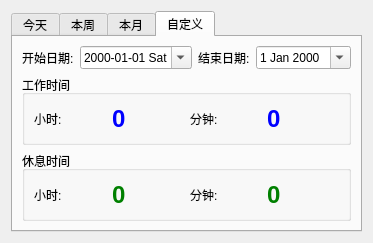
<?xml version="1.0" encoding="UTF-8"?>
<ui version="4.0">
 <class>StatisticsDialog</class>
 <widget class="QDialog" name="StatisticsDialog">
  <property name="geometry">
   <rect>
    <x>0</x>
    <y>0</y>
    <width>355</width>
    <height>222</height>
   </rect>
  </property>
  <property name="windowTitle">
   <string>统计 - Look Away Pro</string>
  </property>
  <layout class="QVBoxLayout" name="verticalLayout">
   <item>
    <widget class="QTabWidget" name="tabWidget">
     <property name="currentIndex">
      <number>3</number>
     </property>
     <widget class="QWidget" name="todayTab">
      <attribute name="title">
       <string>今天</string>
      </attribute>
      <layout class="QVBoxLayout" name="todayTabLayout">
       <item>
        <widget class="QGroupBox" name="workTimeGroup">
         <property name="title">
          <string>工作时间</string>
         </property>
         <layout class="QHBoxLayout" name="horizontalLayout">
          <item>
           <widget class="QLabel" name="label">
            <property name="text">
             <string>小时:</string>
            </property>
           </widget>
          </item>
          <item>
           <widget class="QLabel" name="workHoursLabel">
            <property name="styleSheet">
             <string>QLabel { font-size: 24px; font-weight: bold; color: blue; }</string>
            </property>
            <property name="text">
             <string>0</string>
            </property>
           </widget>
          </item>
          <item>
           <widget class="QLabel" name="label_2">
            <property name="text">
             <string>分钟:</string>
            </property>
           </widget>
          </item>
          <item>
           <widget class="QLabel" name="workMinutesLabel">
            <property name="styleSheet">
             <string>QLabel { font-size: 24px; font-weight: bold; color: blue; }</string>
            </property>
            <property name="text">
             <string>0</string>
            </property>
           </widget>
          </item>
         </layout>
        </widget>
       </item>
       <item>
        <widget class="QGroupBox" name="breakTimeGroup">
         <property name="title">
          <string>休息时间</string>
         </property>
         <layout class="QHBoxLayout" name="horizontalLayout_2">
          <item>
           <widget class="QLabel" name="label_3">
            <property name="text">
             <string>小时:</string>
            </property>
           </widget>
          </item>
          <item>
           <widget class="QLabel" name="breakHoursLabel">
            <property name="styleSheet">
             <string>QLabel { font-size: 24px; font-weight: bold; color: green; }</string>
            </property>
            <property name="text">
             <string>0</string>
            </property>
           </widget>
          </item>
          <item>
           <widget class="QLabel" name="label_4">
            <property name="text">
             <string>分钟:</string>
            </property>
           </widget>
          </item>
          <item>
           <widget class="QLabel" name="breakMinutesLabel">
            <property name="styleSheet">
             <string>QLabel { font-size: 24px; font-weight: bold; color: green; }</string>
            </property>
            <property name="text">
             <string>0</string>
            </property>
           </widget>
          </item>
         </layout>
        </widget>
       </item>
      </layout>
     </widget>
     <widget class="QWidget" name="weekTab">
      <attribute name="title">
       <string>本周</string>
      </attribute>
      <layout class="QVBoxLayout" name="weekTabLayout">
       <item>
        <widget class="QGroupBox" name="workTimeGroup_2">
         <property name="title">
          <string>工作时间</string>
         </property>
         <layout class="QHBoxLayout" name="horizontalLayout_3">
          <item>
           <widget class="QLabel" name="label_5">
            <property name="text">
             <string>小时:</string>
            </property>
           </widget>
          </item>
          <item>
           <widget class="QLabel" name="workHoursLabel_2">
            <property name="styleSheet">
             <string>QLabel { font-size: 24px; font-weight: bold; color: blue; }</string>
            </property>
            <property name="text">
             <string>0</string>
            </property>
           </widget>
          </item>
          <item>
           <widget class="QLabel" name="label_6">
            <property name="text">
             <string>分钟:</string>
            </property>
           </widget>
          </item>
          <item>
           <widget class="QLabel" name="workMinutesLabel_2">
            <property name="styleSheet">
             <string>QLabel { font-size: 24px; font-weight: bold; color: blue; }</string>
            </property>
            <property name="text">
             <string>0</string>
            </property>
           </widget>
          </item>
         </layout>
        </widget>
       </item>
       <item>
        <widget class="QGroupBox" name="breakTimeGroup_2">
         <property name="title">
          <string>休息时间</string>
         </property>
         <layout class="QHBoxLayout" name="horizontalLayout_4">
          <item>
           <widget class="QLabel" name="label_7">
            <property name="text">
             <string>小时:</string>
            </property>
           </widget>
          </item>
          <item>
           <widget class="QLabel" name="breakHoursLabel_2">
            <property name="styleSheet">
             <string>QLabel { font-size: 24px; font-weight: bold; color: green; }</string>
            </property>
            <property name="text">
             <string>0</string>
            </property>
           </widget>
          </item>
          <item>
           <widget class="QLabel" name="label_8">
            <property name="text">
             <string>分钟:</string>
            </property>
           </widget>
          </item>
          <item>
           <widget class="QLabel" name="breakMinutesLabel_2">
            <property name="styleSheet">
             <string>QLabel { font-size: 24px; font-weight: bold; color: green; }</string>
            </property>
            <property name="text">
             <string>0</string>
            </property>
           </widget>
          </item>
         </layout>
        </widget>
       </item>
      </layout>
     </widget>
     <widget class="QWidget" name="monthTab">
      <attribute name="title">
       <string>本月</string>
      </attribute>
      <layout class="QVBoxLayout" name="monthTabLayout">
       <item>
        <widget class="QGroupBox" name="workTimeGroup_3">
         <property name="title">
          <string>工作时间</string>
         </property>
         <layout class="QHBoxLayout" name="horizontalLayout_5">
          <item>
           <widget class="QLabel" name="label_9">
            <property name="text">
             <string>小时:</string>
            </property>
           </widget>
          </item>
          <item>
           <widget class="QLabel" name="workHoursLabel_3">
            <property name="styleSheet">
             <string>QLabel { font-size: 24px; font-weight: bold; color: blue; }</string>
            </property>
            <property name="text">
             <string>0</string>
            </property>
           </widget>
          </item>
          <item>
           <widget class="QLabel" name="label_10">
            <property name="text">
             <string>分钟:</string>
            </property>
           </widget>
          </item>
          <item>
           <widget class="QLabel" name="workMinutesLabel_3">
            <property name="styleSheet">
             <string>QLabel { font-size: 24px; font-weight: bold; color: blue; }</string>
            </property>
            <property name="text">
             <string>0</string>
            </property>
           </widget>
          </item>
         </layout>
        </widget>
       </item>
       <item>
        <widget class="QGroupBox" name="breakTimeGroup_3">
         <property name="title">
          <string>休息时间</string>
         </property>
         <layout class="QHBoxLayout" name="horizontalLayout_6">
          <item>
           <widget class="QLabel" name="label_11">
            <property name="text">
             <string>小时:</string>
            </property>
           </widget>
          </item>
          <item>
           <widget class="QLabel" name="breakHoursLabel_3">
            <property name="styleSheet">
             <string>QLabel { font-size: 24px; font-weight: bold; color: green; }</string>
            </property>
            <property name="text">
             <string>0</string>
            </property>
           </widget>
          </item>
          <item>
           <widget class="QLabel" name="label_12">
            <property name="text">
             <string>分钟:</string>
            </property>
           </widget>
          </item>
          <item>
           <widget class="QLabel" name="breakMinutesLabel_3">
            <property name="styleSheet">
             <string>QLabel { font-size: 24px; font-weight: bold; color: green; }</string>
            </property>
            <property name="text">
             <string>0</string>
            </property>
           </widget>
          </item>
         </layout>
        </widget>
       </item>
      </layout>
     </widget>
     <widget class="QWidget" name="customTab">
      <attribute name="title">
       <string>自定义</string>
      </attribute>
      <layout class="QVBoxLayout" name="customTabLayout">
       <item>
        <layout class="QHBoxLayout" name="dateRangeLayout">
         <item>
          <widget class="QLabel" name="startDateLabel">
           <property name="text">
            <string>开始日期:</string>
           </property>
          </widget>
         </item>
         <item>
          <widget class="QDateEdit" name="startDateEdit">
           <property name="displayFormat">
            <string>yyyy-MM-dd ddd</string>
           </property>
           <property name="calendarPopup">
            <bool>true</bool>
           </property>
          </widget>
         </item>
         <item>
          <widget class="QLabel" name="endDateLabel">
           <property name="text">
            <string>结束日期:</string>
           </property>
          </widget>
         </item>
         <item>
          <widget class="QDateEdit" name="endDateEdit">
           <property name="calendarPopup">
            <bool>true</bool>
           </property>
          </widget>
         </item>
        </layout>
       </item>
       <item>
        <widget class="QGroupBox" name="workTimeGroup_4">
         <property name="title">
          <string>工作时间</string>
         </property>
         <layout class="QHBoxLayout" name="horizontalLayout_7">
          <item>
           <widget class="QLabel" name="label_13">
            <property name="text">
             <string>小时:</string>
            </property>
           </widget>
          </item>
          <item>
           <widget class="QLabel" name="workHoursLabel_4">
            <property name="styleSheet">
             <string>QLabel { font-size: 24px; font-weight: bold; color: blue; }</string>
            </property>
            <property name="text">
             <string>0</string>
            </property>
           </widget>
          </item>
          <item>
           <widget class="QLabel" name="label_14">
            <property name="text">
             <string>分钟:</string>
            </property>
           </widget>
          </item>
          <item>
           <widget class="QLabel" name="workMinutesLabel_4">
            <property name="styleSheet">
             <string>QLabel { font-size: 24px; font-weight: bold; color: blue; }</string>
            </property>
            <property name="text">
             <string>0</string>
            </property>
           </widget>
          </item>
         </layout>
        </widget>
       </item>
       <item>
        <widget class="QGroupBox" name="breakTimeGroup_4">
         <property name="title">
          <string>休息时间</string>
         </property>
         <layout class="QHBoxLayout" name="horizontalLayout_8">
          <item>
           <widget class="QLabel" name="label_15">
            <property name="text">
             <string>小时:</string>
            </property>
           </widget>
          </item>
          <item>
           <widget class="QLabel" name="breakHoursLabel_4">
            <property name="styleSheet">
             <string>QLabel { font-size: 24px; font-weight: bold; color: green; }</string>
            </property>
            <property name="text">
             <string>0</string>
            </property>
           </widget>
          </item>
          <item>
           <widget class="QLabel" name="label_16">
            <property name="text">
             <string>分钟:</string>
            </property>
           </widget>
          </item>
          <item>
           <widget class="QLabel" name="breakMinutesLabel_4">
            <property name="styleSheet">
             <string>QLabel { font-size: 24px; font-weight: bold; color: green; }</string>
            </property>
            <property name="text">
             <string>0</string>
            </property>
           </widget>
          </item>
         </layout>
        </widget>
       </item>
      </layout>
     </widget>
    </widget>
   </item>
  </layout>
 </widget>
 <resources/>
 <connections/>
</ui>
